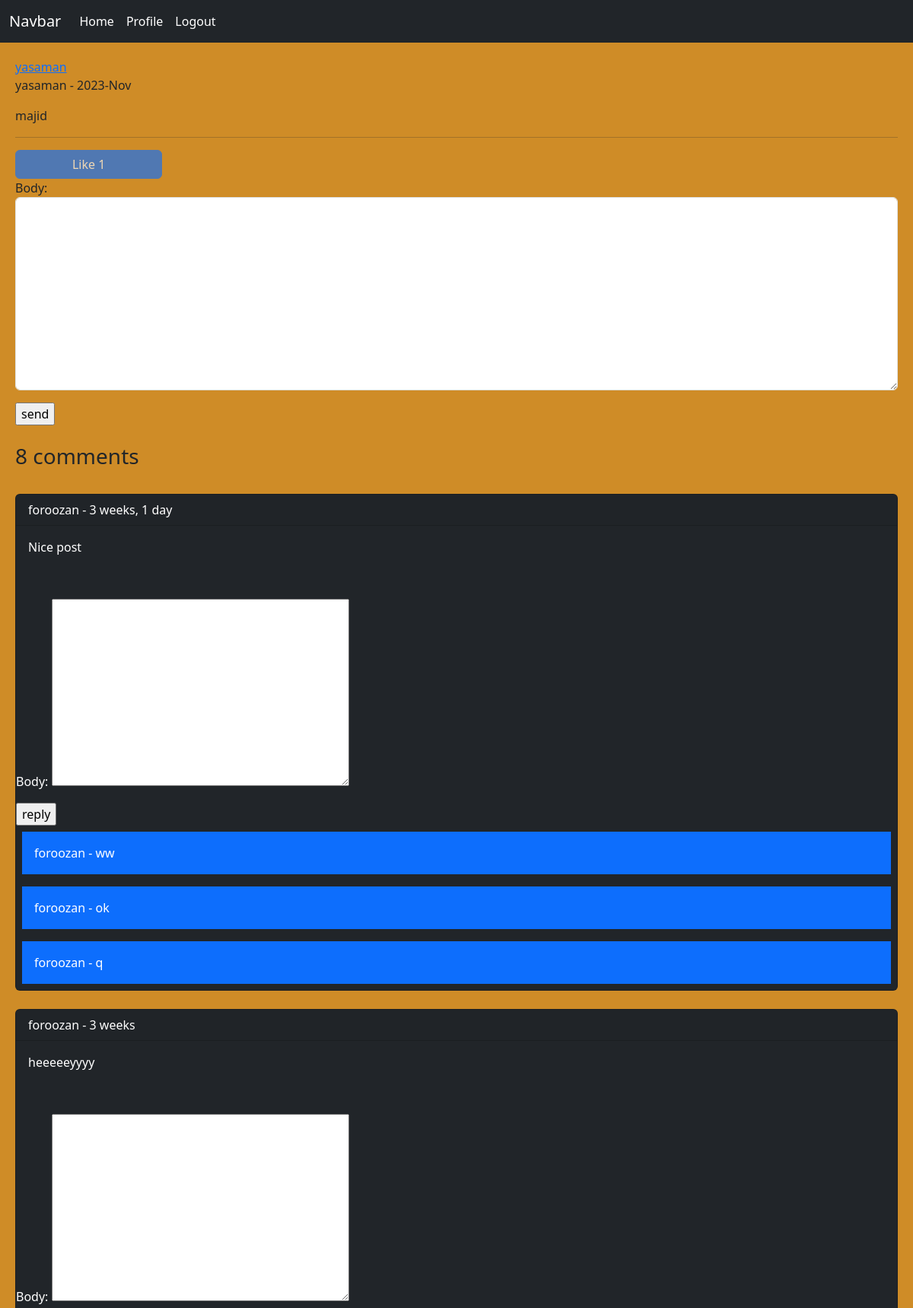
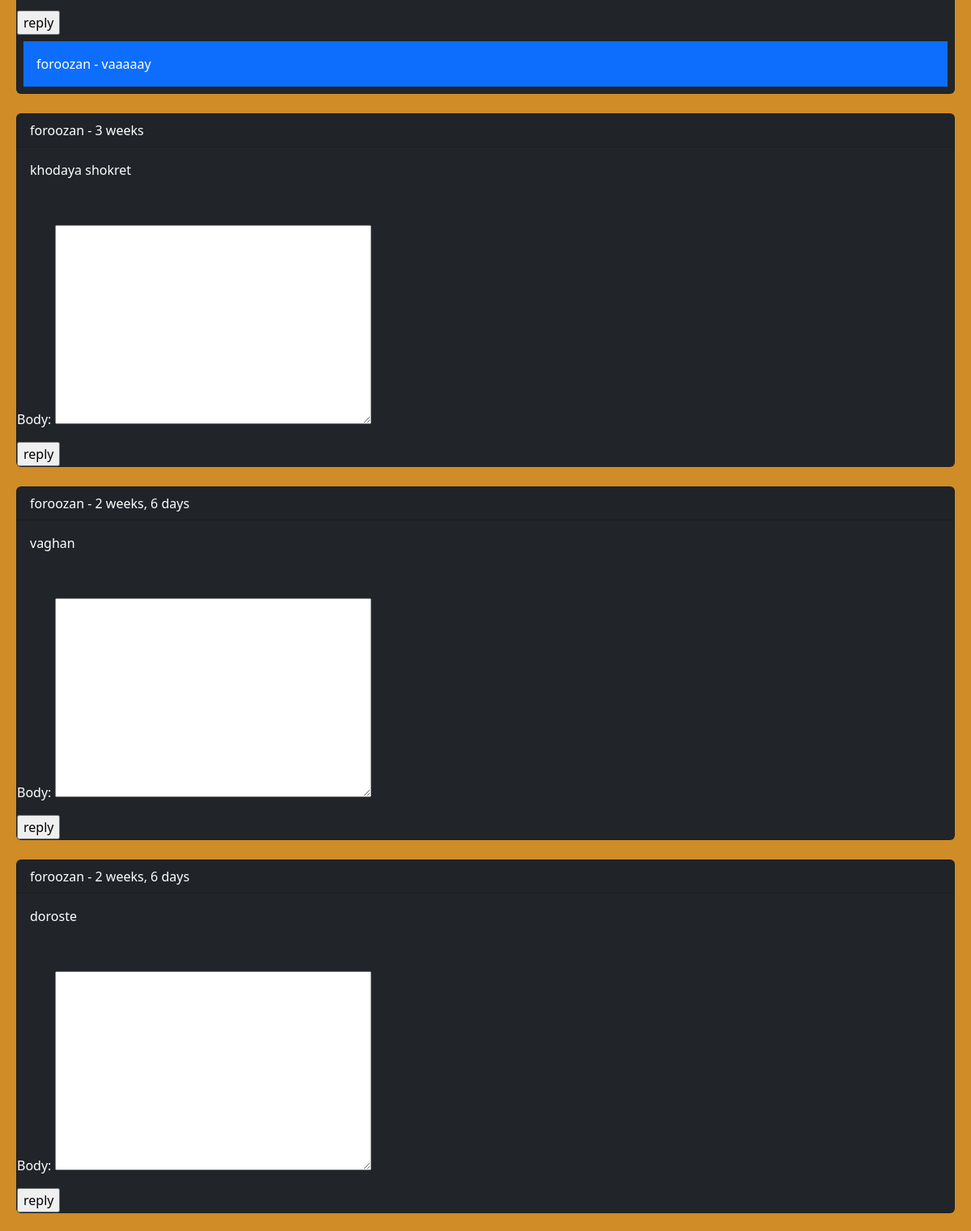
Page /post/3/majid/ (signed in, upper part) on the committed database (2 pictures, top to bottom).
### home/models.py (models this page shows, shortened)
class Post(models.Model):
    user = models.ForeignKey(User, on_delete=models.CASCADE , related_name='posts')  # You can specify a valid user's ID as the default.
    body = models.TextField()
    slug = models.SlugField()
    updated=models.DateTimeField(auto_now=True)
    created=models.DateTimeField(auto_now_add=True)
    class Meta:
        ordering = ('-created' , )
    def likes_count(self):
        return self.pvotes.count()
    def user_can_like(self,user):
        user_like=user.uvotes.filter(post=self)
        if user_like.exists():
            return True
        return False

class Comment(models.Model):
    user = models.ForeignKey(User , on_delete=models.CASCADE , related_name='ucomment' )
    post = models.ForeignKey(Post , on_delete=models.CASCADE , related_name='pcomment' )
    reply = models.ForeignKey('self' , on_delete=models.CASCADE , related_name='rcomment' , blank=True , null=True ) #نزارری گیر میده که باید پر کنی
    is_reply = models.BooleanField(default=False)
    body = models.TextField(max_length=400)
    created = models.DateTimeField(auto_now_add=True)

### home/views.py (the view, shortened to what this page needs)
# urls.py: path('post/<int:post_id>/<slug:post_slug>/', views.PostDetailView.as_view() , name='post_detail'),
class PostDetailView(View):
    form_class=CommentCreateForm
    form_class_reply=CommentReplyForm
    def setup(self, request , *args , **kwargs ) :  #کمتر وصل بشیم دیتابیس
        self.post_instance=get_object_or_404(Post , pk=kwargs['post_id'] , slug=kwargs['post_slug'])
        return super().setup(request, *args, **kwargs)
    def get(self,request, *args, **kwargs):
        comments = self.post_instance.pcomment.filter(is_reply=False)
        can_like=False
        if request.user.is_authenticated and self.post_instance.user_can_like(request.user):
            can_like=True
        return render(request , 'home/detail.html' , {'post':self.post_instance , 'comments':comments ,'form': self.form_class , 'reply_form':self.form_class_reply , 'can_like':can_like })

### home/templates/home/detail.html (shortened to what this page needs)
{% extends 'base.html' %}
    {% block content %}
        <a href="{% url  'account:user_profile' post.user.id %}"> {{post.user.username}}  </a>
        <p> {{post.user.username}} - {{post.updated | date:"Y-M"}} </p>
        <p> {{post.body}} </p>
        <hr/>
        {% if request.user.is_authenticated %}
            <form action="" method="post" >
                <a href="{% url 'home:post_like'  post.id %}" class=" {%if can_like %} disabled {%endif%} btn btn-primary col-md-2" >Like {{post.likes_count}} </a>
                {{ form.as_p }}
                <input type="submit" value="send" >
                <br>
            </form>
        {% else %}
            <p class="alert alert-danger"> Only logged in user can comment </p>
        {% endif %}
        <br>
        {% if comments.count == 1 %}
            <h3>{{ comments.count }} comment</h3>
        {% elif comments.count == 0  %}
            <h3> </h3>
        {% else %}
            <h3>{{ comments.count }} comments</h3>
        {% endif %}
        <br>
        {% for comment in comments %}
            <div class="card bg-dark text-white" >
                <p class="card-header"> {{comment.user}} - {{ comment.created |timesince }}  </p>
                <p class="card-body"> {{comment.body}} </p>
                <br>
                {% if request.user.is_authenticated %}
                    <form action="{% url 'home:add_reply' post.id comment.id %}"  method="POST" >
                        {{reply_form.as_p}}
                        <input type="submit" value="reply" >
                    </form>
                {% endif %}
                {% with replies=comment.rcomment.all %}
                    {% for reply in replies %}
                    <p class="bg-primary p-3 m-2 "> {{reply.user}} - {{reply.body}}</p>
                    {% endfor %}
                {% endwith %}
            </div>
            <br>
        {% empty %}
            <p> No comments yet !</p>
        {% endfor %}
    {% endblock %}

### rows in the picture
Post: user.username "yasaman", updated "2023-Nov", body "majid", likes_count "1"
Comment: user "foroozan", created "3 weeks, 1 day", body "Nice post"
Comment: user "foroozan", body "ww"
Comment: user "foroozan", body "ok"
Comment: user "foroozan", body "q"
Comment: user "foroozan", created "3 weeks", body "heeeeeyyyy"
Comment: user "foroozan", body "vaaaaay"
Comment: user "foroozan", created "3 weeks", body "khodaya shokret"
Comment: user "foroozan", created "2 weeks, 6 days", body "vaghan"
Comment: user "foroozan", created "2 weeks, 6 days", body "doroste"

### other values in the picture
{{ comments.count }} "8"
